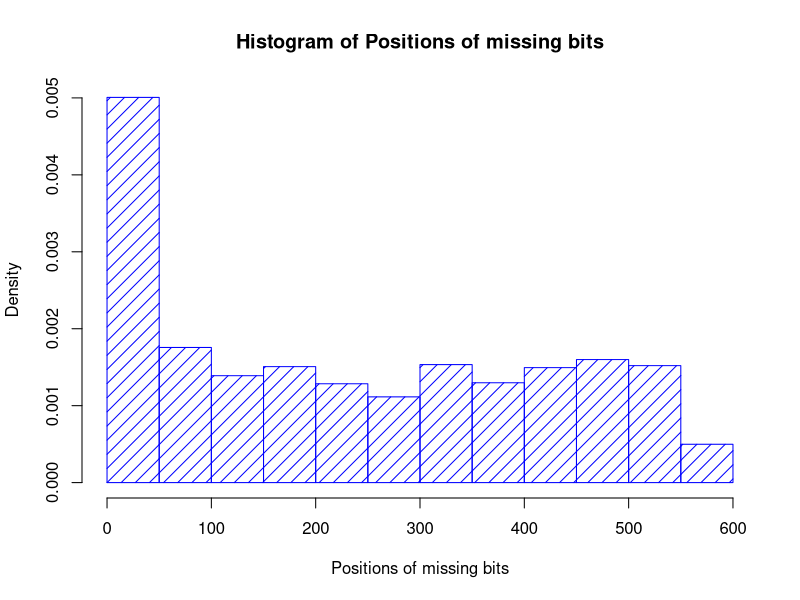

This chart was generated by the following R code:
#Set working directory
setwd('~/Desktop/paper-1/data')

#Read in the data
missing_pos = read.table('MISSED.txt', header=T)

attach(missing_pos)
hist(missing_pos$positions, breaks = 20, freq = FALSE, right = TRUE, density = 10, angle = 45, col = 'BLUE', border = NULL, main = paste("Histogram of Positions of missing bits"), xlab = "Positions of missing bits")
